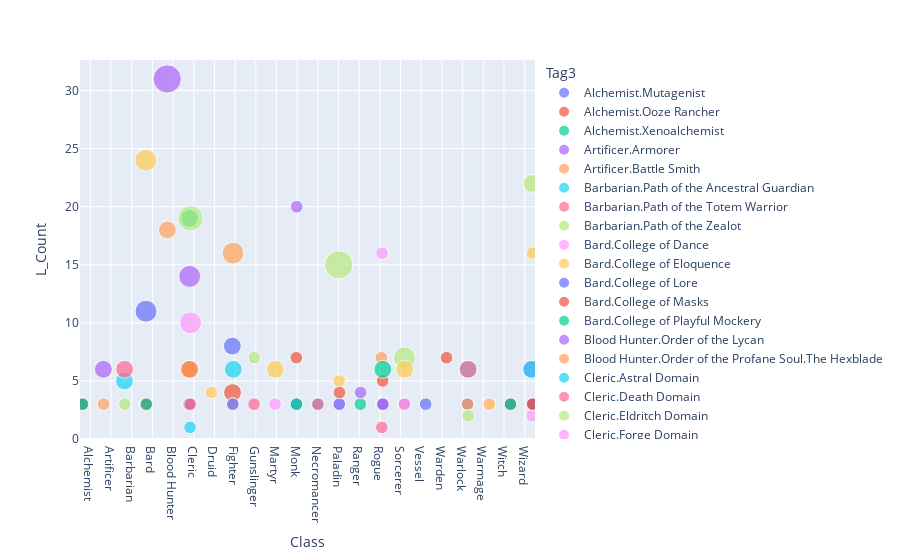

The cell this chart's notebook holds for it:
### Code cell
fig = px.scatter(Tab_Cla2, x="Class", y="L_Count", size="C_Count", color="Tag3")
fig.update_layout(scattermode="group")
fig.show()
